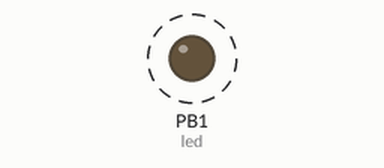
Recording of a sketch running on a simulated ATtiny85, built with avr-gcc and run on an emulated ATtiny85. On the bench: output pins drawn as LEDs (lit = HIGH). Dashed ring = blinking.

Above: at 0.05 s.
Timing chart, 0 to 3.0 s (numbered marks = the images above):
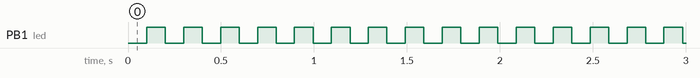

Measured:
- by itself, PB1 (led): alternates HIGH for 0.10 s and LOW for 0.10 s

The sketch:

ATTiny85HelloBlink.ino
```cpp
int timer = 100;
int start;
int trigger;

int led = 1;
int button = 0;

void setup() {
  // put your setup code here, to run once:

pinMode(led, OUTPUT);
pinMode(button, INPUT);


digitalWrite(led,LOW);

start = millis();


}

void loop() {
  // put your main code here, to run repeatedly:
trigger = millis();

if(trigger-start>=timer){

digitalWrite(led,HIGH);
delay(100);
digitalWrite(led,LOW);

  start = millis();
}


}
```
